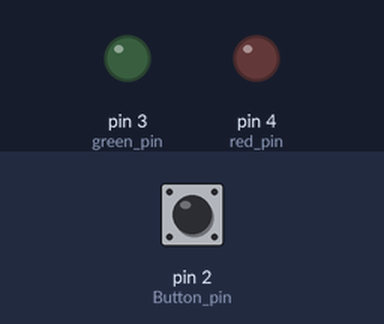
The sketch below on a simulated Arduino Uno, built with avr-gcc and run on an emulated ATmega328P. Shown: output pins drawn as LEDs (lit = HIGH). Dashed ring = blinking. Inputs (shaded band) come from the test bench; at power-on: pin 2 (Button_pin) HIGH. What the sketch prints to the serial monitor is not drawn.

Above: at 1.2 s.
1.3 s: pin 2 (Button_pin) pulled LOW for 0.15 s
At 3.01 s:
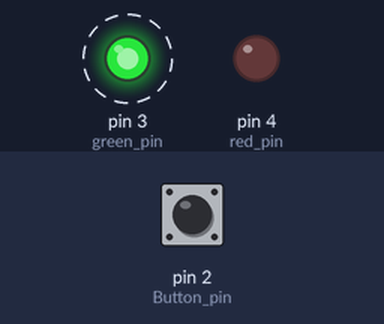
4.4 s: pin 2 (Button_pin) pulled LOW for 1 s
At 4.8 s:
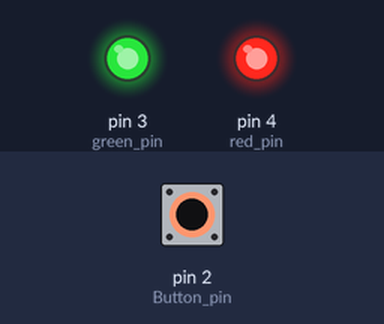
8.4 s: pin 2 (Button_pin) pulled LOW for 3.2 s
At 13.16 s:
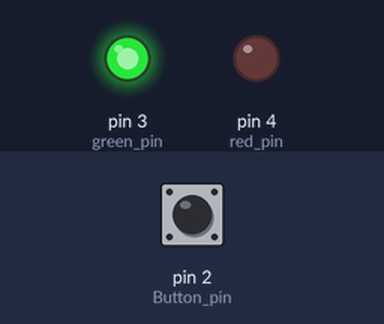
14.6 s: pin 2 (Button_pin) pulsed LOW 2 times (0.12 s each, 0.3 s apart)
At 14.67 s:
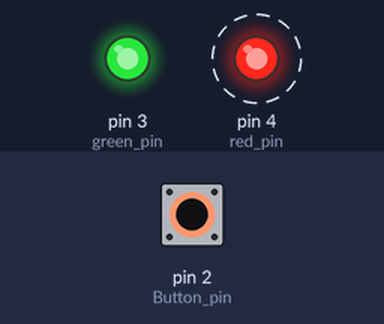
18.0 s: pin 2 (Button_pin) pulsed LOW 5 times (0.12 s each, 0.3 s apart)
At 18.21 s:
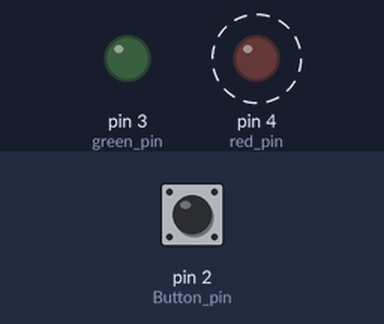
Timing chart, 0 to 22.4 s (numbered marks = the images above; inputs shaded):
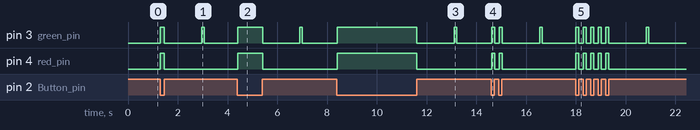

Measured:
- after the input at 1.3 s, pin 3 (green_pin): alternates HIGH for 0.13 s and LOW for 1.5 s, starting at once
- after the input at 4.4 s, pin 3 (green_pin): LOW → HIGH at once, → LOW 1.0 s later, → HIGH 1.5 s later, → LOW 0.10 s later; pin 4 (red_pin): LOW → HIGH at once, → LOW 1.0 s later
- after the input at 8.4 s, pin 3 (green_pin): LOW → HIGH at once, → LOW 3.2 s later, → HIGH 1.5 s later, → LOW 0.10 s later; pin 4 (red_pin): LOW → HIGH at once, → LOW 3.2 s later
- after the input at 14.6 s, pin 3 (green_pin): goes HIGH 0.12 s, LOW 0.18 s, HIGH 0.12 s, LOW 1.5 s, HIGH 0.10 s, then LOW, starting at once; pin 4 (red_pin): alternates HIGH for 0.12 s and LOW for 0.18 s, 4 changes in all, then stays LOW, starting at once
- after the input at 18.0 s, pin 3 (green_pin): goes 4 × (HIGH 0.12 s, LOW 0.18 s), HIGH 0.12 s, LOW 1.5 s, HIGH 0.10 s, then LOW, starting at once; pin 4 (red_pin): alternates HIGH for 0.12 s and LOW for 0.18 s, 10 changes in all, then stays LOW, starting at once

The sketch:

Project_Morse.ino
```cpp
const int Button_pin = 2;
const int green_pin = 3;
const int red_pin = 4;
const int dt = 500;

// #define DEBUG

void setup()
{
  // Start serial connection
  Serial.begin(9600);

  // Configure pins
  pinMode(Button_pin, INPUT_PULLUP);
  pinMode(green_pin, OUTPUT);
  pinMode(red_pin, OUTPUT);
}

void loop()
{
  loopdecode();
  // Enconder not currently working
  //loopencode();

  delay(10);
}
```

Morse_Decoder.ino
```cpp
int time_on = 0;
int time_off = 0;
char letter = 0;      // the dashes (1) an dots (0)
char len_letter = 0;  // the length of the len_letter

// dictionaries for translation
// a 0 means the caracter doesn't exist and a 1 means it's not supported
char dict1[] = {'e', 't'};
char dict2[] = {'i', 'a', 'n', 'm'};
char dict3[] = {'s', 'u', 'r', 'w', 'd', 'k', 'g', 'o'};
char dict4[] = {'h', 'v', 'f', 1, 'l', 1, 'p', 'j', 'b', 'x', 'c', 'y', 'z', 'q', 1, 1};
char dict5[] = {'5', '4', 1, '3', 1, 0, 1, '2', 0, 1, '+', 0, 1, 1, 1, '1', '6', '=', '/', 0, 1, 0, 1, 0, '7', 0, 1, 1, '8', 0, '9', '0'};
char dict6[] = {0, 0, 0, 0, 0, 0, 0, 0, 0, 0, 0, 0, '?', '_', 0, 0, 0, 0, '\"', 0, 0, '.', 0, 0, 0, 0, '@', 0, 0, 0, '\'', 0, 0, '-', 0, 0, 0, 0, 0, 0, 0, 0, ';', '!', 0, ')', 0, 0, 0, 0, 0, ',', 0, 0, 0, 0, ':', 0, 0, 0, 0, 0, 0, 0};

char *dict[6] = {dict1, dict2, dict3, dict4, dict5, dict6};

void loopdecode()
{
  int button = !digitalRead(Button_pin);

  // The button is active
  if (button) {
    digitalWrite(green_pin, HIGH);
    digitalWrite(red_pin, HIGH);
    time_on++;
    time_off = 0;

  }

  // The button is inactive
  else {
    digitalWrite(green_pin, LOW);
    digitalWrite(red_pin, LOW);

    // The button just became inactive
    if (time_on){
      // makes space for new bit and increment letter length
      letter = letter << 1;
      len_letter ++;

      // If is a dash put the bit to a 1
      if (time_on > 25){
        letter++;
      }
    }
    else{
      // Pause means the letter ended, decode the word and reset letter lenght
      if (time_off == 75){
        dodecode();
        len_letter = 0;
      }
    }

    // Increment time off
    time_on = 0;
    time_off ++;
  }

  delay(10);
}

void dodecode()
{   // Decodes the letter, prints the result
    char decoded;

    // There are no letters with more than 6 symbols
    if(len_letter <= 6){
      // Decode the letter
      decoded = decode();

      // If decoding was sucessfull print the caracter
      if(decoded){
        if(decoded == 1){
          Serial.print("Caracter not supported");
        }
        else{
          Serial.print(decoded);
        }

        // Light the green LED for feedback and exit
        digitalWrite(green_pin, HIGH);
        delay(100);
        digitalWrite(green_pin, LOW);
        return;
      }
      #ifdef DEBUG
      else{
        Serial.println("\nInvalid caracter");
      }
      #endif
    }
    #ifdef DEBUG
    else{
      Serial.println("\nError");
    }
    #endif

    // Something went wrong, light the red LED
    digitalWrite(red_pin, HIGH);
    delay(100);
    digitalWrite(red_pin, LOW);
}

char decode()
{   // Decodes the morse word to char
  char mask = 0;
  char i=0;

  // Creates the mask to filter bits that aren't needed
  for(i; i<len_letter; i++){
    mask += (char) round(pow(2, i));
  }

  // Apply mask
  letter = letter & mask;

  // Use the dictionary to decode and return the character
  return dict[len_letter-1][letter];
}
```

Morse_Encoder.ino
```cpp
char incomingByte = 0;

// first 3 bits are the lenght of the character and the rest are the dots (0) and dashes (1)
char encode_dict[] = {66, 132, 164, 131, 1, 36, 195, 4, 2, 116, 163, 68, 194, 130, 227, 100, 212, 67, 3, 129, 35, 20, 99, 148, 180, 196, 253, 125, 61, 29, 13, 5, 133, 197, 229, 245};

void loopencode()
{
  // send data only when you receive data:
  if (Serial.available() > 0) {
    // read the incoming byte:
    incomingByte = Serial.read();

    Serial.print("I received: ");
    Serial.println(incomingByte);

    transmitchar(encondebyte(incomingByte));
  }
}

char encondebyte(char byte)
{
  if(byte >= 'a' && byte <= 'z'){
    byte -= 'a';
  }
  else if(byte >= 'A' && byte <= 'Z'){
    byte -= 'A';
  }
  else if(byte >= '0' && byte <= '9'){
    byte -= '0';
    byte += 26; // numbers start at position 26
  }
  else if(byte == ' '){
    return 0;
  }
  else{
    return -1;
  }

  return encode_dict[byte];
}

void transmitchar(char word)
{ // transmits the character in morse
  char lenght = word & 7;   // masks the 5 most significant bits
  char mask = 128;
  char i;

  switch (word)
  {
  case -1:  // error
    digitalWrite(red_pin, HIGH);
    delay(dt);
    digitalWrite(red_pin, LOW);
    break;

  case 0:   // space 7* dt (4 now + 3 at the end of the function)
    delay(4*dt);
    break;

  default:
    for(i=0; i<lenght; i++){

      digitalWrite(green_pin, HIGH);

      if(word & mask){ // dash
        delay(3*dt);
      }
      else{   // dot
        delay(dt);
      }

      digitalWrite(green_pin, LOW);

      delay(dt);

      mask = mask >> 1;
    }
    break;
  }
  delay(3*dt); // space between caracters
}
```
